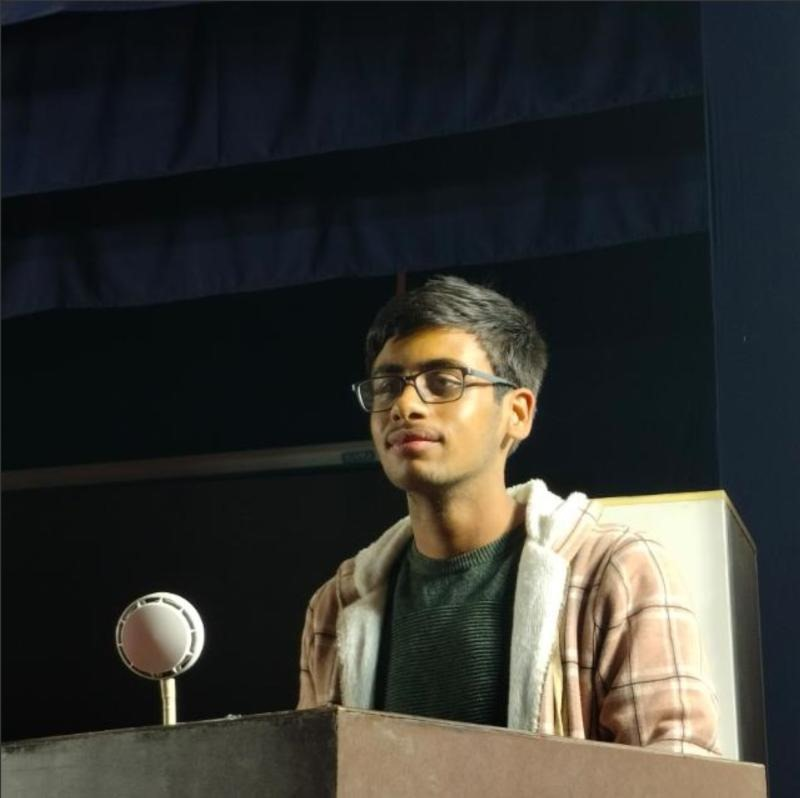
#> input picture assets/img/Chirag.jpg, 800 x 798 px
$ python -i anticheat.py   (imports and definitions only)
#> lines starting #> are read from the running program, lines starting #| are printed output that depends on the picture
#> further down, picture is the input picture: shape (798, 800, 3); mean B, G, R 48.9, 52.8, 52.6
import cv2
import numpy as np
import logging
from datetime import datetime
from collections import deque
import math
import websockets
import asyncio
import json
import time

# [1 line not run here, left out]

class GazeTracker:
    def __init__(self):
        self.face_cascade = cv2.CascadeClassifier(cv2.data.haarcascades + 'haarcascade_frontalface_default.xml')
        self.eye_cascade = cv2.CascadeClassifier(cv2.data.haarcascades + 'haarcascade_eye.xml')
        self.cap = None
        self.suspicious_count = 0
        self.last_alert_time = datetime.now()
        self.alert_cooldown = 2  # seconds
        self.screen_bounds = None
        self.cheating_threshold = 10  # frames looking away before alert
        self.consecutive_suspicious = 0
        self.max_suspicious_frames = 30  # Need 30 consecutive suspicious frames
        self.both_eyes_threshold = True
        self.last_directions = []
        self.direction_history_size = 10
        self.min_pupil_size = 3
        self.max_pupil_size = 15
        self.confidence_threshold = 0.4  # Lowered threshold
        self.calibration_points = []

        # Setup blob detector for pupil detection
        params = cv2.SimpleBlobDetector_Params()
        params.minThreshold = 0
        params.maxThreshold = 255
        params.filterByArea = True
        params.minArea = 100
        params.maxArea = 2000
        params.filterByCircularity = True
        params.minCircularity = 0.1
        params.filterByConvexity = True
        params.minConvexity = 0.5
        params.filterByInertia = False
        self.blob_detector = cv2.SimpleBlobDetector_create(params)

        # Calibration and tracking parameters
        self.calibration_complete = False
        self.calibration_points = []
        self.center_points = {'left': None, 'right': None}
        self.movement_history = {'left': deque(maxlen=30), 'right': deque(maxlen=30)}
        self.baseline_established = False

        # Threshold parameters
        self.movement_threshold = 20  # pixels
        self.sustained_movement_frames = 15
        self.max_normal_angle = 35  # degrees
        self.suspicious_zones = {
            'left': (-60, -30),   # degrees
            'right': (30, 60),
            'up': (-90, -45)
        }

        # New tracking parameters
        self.pupil_history = {'left': deque(maxlen=60), 'right': deque(maxlen=60)}
        self.center_calibrated = False
        self.center_positions = {'left': None, 'right': None}
        self.last_eye_shape = None

        # Improved thresholds
        self.movement_threshold = 15
        self.cheating_duration = 1.5  # seconds
        self.frames_for_cheating = 45  # 1.5 seconds at 30fps
        self.suspicious_count = {'left': 0, 'right': 0}

        # Update calibration parameters
        self.calibration_frames_needed = 30
        self.calibration_points = {'left': [], 'right': []}

        self.websocket = None
        self.silent_mode = True  # Run without UI

    def set_screen_bounds(self, frame):
        height, width = frame.shape[:2]
#> height = 798; width = 800
        self.screen_bounds = {
            'left': width * 0.1,    # 10% from left
            'right': width * 0.9,   # 90% from left
            'top': height * 0.1,    # 10% from top
            'bottom': height * 0.8   # 80% from top
        }

    # [179 lines left out: functions preprocess_eye_region, calculate_movement_angle, is_movement_suspicious, analyze_movement_pattern, detect_pupils, complete_calibration and 3 more, not called in this run]

    async def send_data(self, data):
        if self.websocket:
            await self.websocket.send(json.dumps(data))

    def detect_eyes(self, frame):
        if self.screen_bounds is None:
            self.set_screen_bounds(frame)

        gray = cv2.cvtColor(frame, cv2.COLOR_BGR2GRAY)
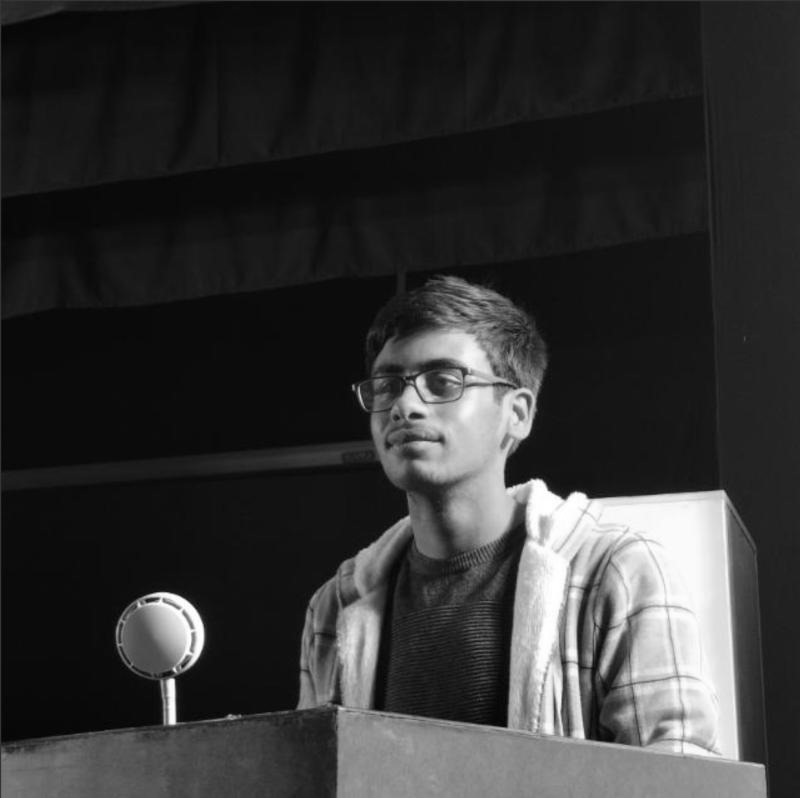
#> gray: shape (798, 800); min 1, max 255, mean 52.3
        faces = self.face_cascade.detectMultiScale(gray, 1.1, 5, minSize=(30, 30))
#> faces = [[355, 314, 169, 169]]

        for (x, y, w, h) in faces:
            roi_gray = gray[y:y+h//2, x:x+w]

            eyes = self.eye_cascade.detectMultiScale(roi_gray, 1.1, 5, minSize=(30, 30))
            gaze_data = {}
            gaze_directions = []  # Initialize here
            confidences = []      # Initialize here

            # Sort eyes by x-coordinate to distinguish left/right
            eyes = sorted(eyes, key=lambda e: e[0])[:2]

            if len(eyes) == 2:
                left_eye, right_eye = eyes

                for eye, is_left in [(left_eye, True), (right_eye, False)]:
                    ex, ey, ew, eh = eye
                    eye_roi = roi_gray[ey:ey+eh, ex:ex+ew]
                    eye_id = 'left' if is_left else 'right'
                    pupil_data = self.detect_pupils(eye_roi, eye_id)

                    if pupil_data:
                        gaze_data[eye_id] = pupil_data
                        px, py, conf = pupil_data

                        direction, conf = self.check_gaze_direction(pupil_data, eye_roi.shape)
                        if direction and direction != "uncertain":
                            gaze_directions.append(direction)
                            confidences.append(conf)

            # Show average confidence if we have data
            if confidences:
                avg_conf = sum(confidences) / len(confidences)

            if gaze_data:
                cheating_detected, direction = self.detect_cheating(gaze_data)
                if cheating_detected:
                    asyncio.create_task(self.send_data({
                        'type': 'cheating_alert',
                        'direction': direction,
                        'timestamp': time.time()
                    }))
#> this loop made 1 pass
#> pass 1, in detect_eyes, `roi_gray = gray[y:y+h//2, x:x+w]`:
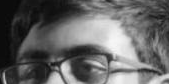
#> roi_gray: shape (84, 169); min 7, max 246, mean 100.4

        # Return data instead of annotated frame
        return {
            'gaze_directions': gaze_directions,
            'confidence': avg_conf if confidences else 0,
#> (the run stopped early here; a loop or call above may not have finished)
